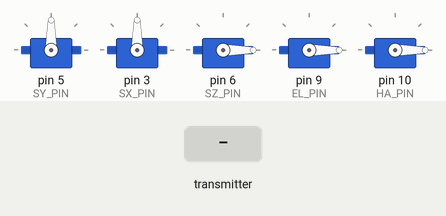
Bench run of a program on a simulated Arduino Uno, built with avr-gcc and run on an emulated ATmega328P. Shown: 5 × servo. The inputs (shaded band) are chosen by the test bench. No radio packets arrive unless stated; what the program prints to the serial monitor is not drawn.

Above: at 1.2 s.
1.3 s: the transmitter starts sending TransArr.0 = 0
At 2.2 s:
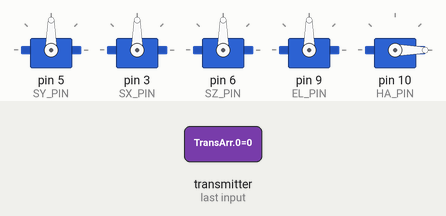
Timing chart, 0 to 4.3 s (numbered marks = the images above; inputs shaded):
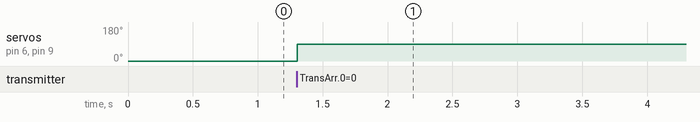

Measured:
- after the input at 1.3 s, servo on pin 6 (SZ_PIN), servo on pin 9 (EL_PIN): 0° → 90° at once

The program:

main.cpp
```cpp
#include <Arduino.h>

#pragma region [Radio Setup]

// Radio libraries
#include <SPI.h>
#include <RF24.h>

#define CE_PIN 7
#define CSN_PIN 8

// The radio transmitter object for communication with another nRF24 module
RF24 Receiver(CE_PIN, CSN_PIN);
const byte R_ADDRESS[11] = "TRF24_ADDR";

int16_t TransArr[7];                // The data transfer array

#pragma endregion
#pragma region [Servos Setup]

// Servos' library
#include <Servo.h>

// Defining servos' pins
#define SX_PIN 3                    // Pin for shoulder's rotation at X-axis
#define SY_PIN 5                    // Pin for shoulder's rotation at Y-axis
#define SZ_PIN 6                    // Pin for shoulder's rotation at Z-axis
#define EL_PIN 9                    // Pin for elbow's bend
#define HA_PIN 10                   // Pin for hand's rotation along under arm

// Defining joints' servos
Servo SX;                           // The X-axis shoulder's servo
Servo SY;                           // The Y-axis shoulder's servo
Servo SZ;                           // The Z-axis shoulder's servo
Servo EL;                           // The elbow's servo
Servo HA;                           // The hand's servo

// Preparing angles' variables

const int AxisAmount = 3;
int16_t UpperAngles[AxisAmount];    // The angles of upper arm
int16_t LowerAngles[AxisAmount];    // The angles of underarm

int16_t JYAxisInput;                // The value of joystick's vertical input

#pragma endregion

#define TIMEOUT 10                  // The delay between measurements in milliseconds

void SetAngles();
void PrintData();
void PrintAngles(int16_t[3]);

#pragma region [Setup & Loop]

/// @brief The standard procedure called upon starting a microcontroller.
/// Hier happens the main setup of servos and radio transmitter.
void setup() {
    Serial.begin(9600);

    // Setting up the servos
    pinMode(SX_PIN, OUTPUT);
    pinMode(SY_PIN, OUTPUT);
    pinMode(SZ_PIN, OUTPUT);
    pinMode(EL_PIN, OUTPUT);
    pinMode(HA_PIN, OUTPUT);

    SX.attach(SY_PIN);
    SY.attach(SX_PIN);
    SZ.attach(SZ_PIN);
    EL.attach(EL_PIN);
    HA.attach(HA_PIN);

    SX.write(90);
    SY.write(90);
    SZ.write(0);
    EL.write(0);
    HA.write(0);

    Serial.println("[*]-< Servos assigned to pins ^~^");

    // Enabling the radio transmitter
    if (!Receiver.begin()) {
        Serial.println("[!]-< Receiver failed T_T");
        while (1);
    }
    Serial.println("[*]-< Receiver started ^~^");

    // Setting data channel
    Receiver.setDataRate(RF24_250KBPS);
    Receiver.setPALevel(RF24_PA_LOW);
    Receiver.setChannel(88);
    // Setting transmission's properties
    Receiver.setPayloadSize(sizeof(TransArr));
    Receiver.setAutoAck(true);
    // Setting the receiver to retrieve data
    Receiver.openReadingPipe(0, R_ADDRESS);
    Receiver.startListening();

    Serial.println("[AW]-< Initialized");
}

/// @brief The standard procedure called repeatedly after finishing setup() procedure.
/// Hier the angles are being received via radio connection and written to servos.
void loop() {
    // If there's data to receive
    if (Receiver.available() > 0) {
        // Reading the transmitted bytes into an array
        Receiver.read(&TransArr, sizeof(TransArr) * 2);

        // * Note: the order of the angles is defined by the ArmReader
        // Updating angles and joystick values
        LowerAngles[0] = map(TransArr[0], -180, 180, 0, 180);
        LowerAngles[1] = map(TransArr[1], -180, 180, 0, 180);
        LowerAngles[2] = map(TransArr[2], -180, 180, 0, 180);

        UpperAngles[0] = map(TransArr[3], -180, 180, 0, 180);
        UpperAngles[1] = map(TransArr[4], -180, 180, 0, 180);
        UpperAngles[2] = map(TransArr[5], -180, 180, 0, 180);

        JYAxisInput = map(TransArr[6], 0, 1023, 0, 180);

        // * Keep in mind that printing data with small delay (< 100 ms) isn't really helpful :3
        // PrintData();

        // Writing the received angles to the servos
        SetAngles();

        delay(TIMEOUT);
    }
}

#pragma endregion
#pragma region [Angles Writing]

void SetAngles() {
    // Adjusting position of the shoulder
    SX.write(UpperAngles[0]);
    SY.write(UpperAngles[1]);
    SZ.write(UpperAngles[2]);
    // Adjusting position of the elbow
    EL.write(LowerAngles[0]);
    // Adjusting position of the hand
    HA.write(JYAxisInput);
}

#pragma endregion
#pragma region [Miscellaneous]

void PrintData() {
    Serial.print("[+]-< Upper MPU angles: ");
    PrintAngles(UpperAngles);

    Serial.print("[+]-< Lower MPU angles: ");
    PrintAngles(LowerAngles);

    Serial.print("[+]-< Joystick Y-axis input: ");
    Serial.println(JYAxisInput);
    Serial.println(" |");
}
void PrintAngles(int16_t arr[3]) {
    Serial.print("X: ");
    Serial.print(arr[0]);
    Serial.print(" Y: ");
    Serial.print(arr[1]);
    Serial.print(" Z: ");
    Serial.println(arr[2]);
    Serial.println(" |");
}

#pragma endregion
```
